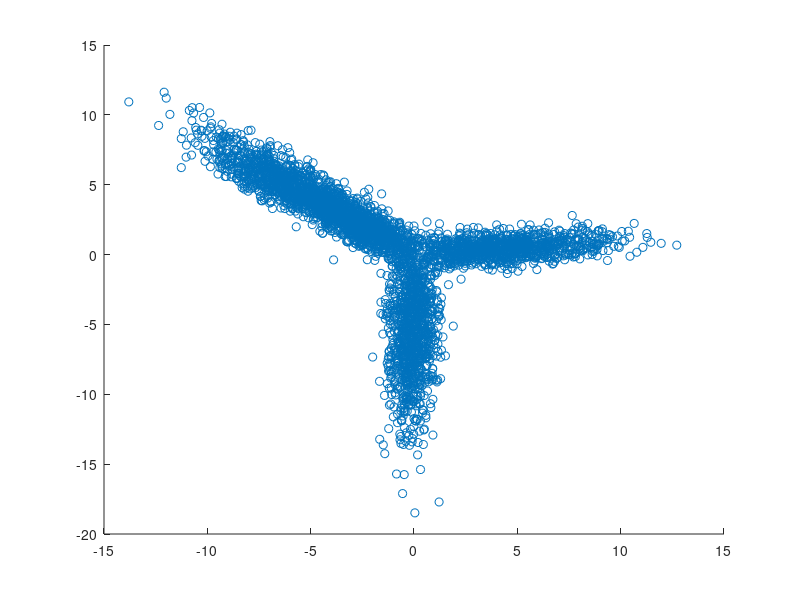

Write MATLAB code to recreate this figure. (Note: this script raises an error after producing the figure.)
clear all;
takemovie=1;
('V:\Mouse\KDM-SYN-100824B\aligned stacks')

%make evenly spaced points on the color circle
hue=0:.002:1;

%calculate the difference in hue between all the points
%setup matrices with values of hue1 and hue2
[h1,h2]=meshgrid(hue,hue);
%calculate the absolute difference
dhue=abs(h1-h2);
%for hues more than .5 apart, take the complement distance which is smaller
badones=find(dhue>.5);
dhue(badones)=1-dhue(badones);



%we want constant saturation and value for our HSV values
saturation=ones(size(hue));
value=ones(size(hue));

%construct an hsv colormap
hsv=[hue;saturation;value]';

%plot out our color wheel
figure(1);
clf;
%calculate the x and y positions
x=cos(hue*2*pi);
y=sin(hue*2*pi);
%scatter plot the results using our hsv values to color them
scatter(x,y,10,hsv2rgb(hsv));

r=.3+5*abs(randn(1000,1)).^.7;
theta=.1;
phi=0;
x=r*cos(theta);
y=r*sin(theta);
z=r*sin(phi);
data=[x y z];

r=.2+7*abs(randn(1000,1)).^.7;
theta=2.4;
phi=0;
x=r*cos(theta);
y=r*sin(theta);
z=r*sin(phi);
data=[data;[x y z]];

r=.2+7*abs(randn(1000,1)).^.7;
theta=2.5;
phi=0.7;
x=r*cos(theta);
y=r*sin(theta);
z=r*sin(phi);
data=[data;[x y z]];

r=.2+7*abs(randn(1000,1)).^.7;
theta=4.7;
phi=.3;
x=r*cos(theta);
y=r*sin(theta);
z=r*sin(phi);
data=[data;[x y z]];


data=data+.6*randn(size(data));

%N is the number of synapses
N=size(data,1);
%M is the number of features
M=size(data,2);

figure(1);
clf;
scatter(data(:,1),data(:,2));

%%
%K is the number of points in our kohonen network
K=length(hue);

%calculate the min, max, range, standard deviation and mean
%of every feature
maxvals=max(data,1);
minvals=min(data,1);
range=maxvals-minvals;
stds=std(data,[],1);
means=mean(data,1);

%normalize the data, by subtracting the mean and dividing by the standard
%deviation of every feature
data=(data-repmat(means,N,1))./repmat(stds,N,1);

%start out with random positions for each member of the kohonen network
%in this normalized space.  Each row is a member of our network along the
%color wheel, each column is the value in the dimension of the feature space.
positions=randn(K,M);
positions(:,1)=2.5*cos(hue*2*pi);
positions(:,2)=2.5*sin(hue*2*pi);
positions(:,3)=2.5*zeros(1,length(positions));

%%
if (takemovie==1)
    aviobj=avifile('kohonen_small4.avi');
    aviobj.Quality=90;
    aviFile.Compression='MSVC';
    aviFile.KeyFramePerSec=15;
end
fn=0;

figure(1);
clf;
plot3(data(:,1), data(:,2), data(:,3));
pos=get(gca,'CameraPosition');
[az el] = view;
set(gca,'CameraViewAngleMode','manual');
set(gca,'CameraPosition',pos/5);
cameraangle=get(gca,'CameraViewAngle');






figure(1);
clf;
hold on;
h=plot3(data(:,1), data(:,2), data(:,3),'o');
ylim([-4 4]);
xlim([-4 4]);
zlim([-2 5]);
set(h,'MarkerSize',2);
%set(gca,'CameraPosition',pos/5);
set(gca,'CameraViewAngle',cameraangle);
set(h,'MarkerEdgeColor',[.5 .5 .5]);
for t=1:180
    view([az+2*fn el])
    fn=fn+1;
    
    drawnow
    pause(.1);
   
    if (takemovie==1)
        F=getframe(gcf);
        aviobj = addframe(aviobj,F);
    end
    
    
end


figure(1);
clf;
hold on;
h=plot3(data(:,1), data(:,2), data(:,3),'o');
ylim([-4 4]);
xlim([-4 4]);
zlim([-2 5]);
set(h,'MarkerSize',2);
%set(gca,'CameraPosition',pos/5);
set(gca,'CameraViewAngle',cameraangle);
set(h,'MarkerEdgeColor',[.5 .5 .5]);



plot3(positions(:,1),positions(:,2),positions(:,3),'k');
scatter3(positions(:,1),positions(:,2),positions(:,3),5*ones(size(hue')),hsv2rgb(hsv))
for t=1:180
    view([az+2*fn el])
    fn=fn+1;
    drawnow
    pause(.1);
   
    
    if (takemovie==1)
        F=getframe(gcf);
        aviobj = addframe(aviobj,F);
    end
end
%loop through time
T=5000;
counts=zeros(1,K);
t=0;
while (fn<4*180)
    t=t+1
    %have a factor which gets smaller and smaller over time
    eta=.3*exp(-t/(T/5))+1*exp(-t/(100));;
    
    %define the coefficents which will modulate the pull of all the other hues
    %when you pull on one.
    sig_hue=.0001+.2*exp(-t/(500));
    move_coeff=exp(-dhue.^2/(2*sig_hue.^2));
    
    %pull out a random index from all the synanpses
    randguy=ceil(N*rand(1));
    
    %calculate the differential vector from our random guy
    %to each of the members of the kohonen network
    deltv_inspace=repmat(data(randguy,:),K,1)-positions;
    
    %calculate the absolute euclidean distance
    distances_inspace=sqrt(sum(deltv_inspace.^2,2));
    
    %find out the minimum distance amongst the members of the kohonen
    %network and which member is the minimum
    [mindist,minguy]=min(distances_inspace);
    
    %calculate the delta vector that we want to move each of the members
    %of the kohonen network.  It should be in the direction of the
    %difference between each member and the random point
    %but modulated in strength by eta, and the movement coefficents
    %which will drag the guy closest and the guys near the closest guy
    %(near in terms of the color hue space) farther than those "far" away
    %(again.. far in terms of the color hue space).
    positions=positions+eta*repmat(move_coeff(:,minguy),1,M).*deltv_inspace;
    
    counts(minguy)=counts(minguy)+1;
    %plot out the positions every 100th time step
    if (((mod(t,10)==1)&&(t<500))||(t<80)||((mod(t,100)==1)))
     
        figure(1);
        clf;
        hold on;
        h=plot3(data(:,1), data(:,2), data(:,3),'o');
        ylim([-4 4]);
        xlim([-4 4]);
        zlim([-2 5]);
        set(h,'MarkerSize',2);
        %set(gca,'CameraPosition',pos/5);
        set(gca,'CameraViewAngle',cameraangle);
        set(h,'MarkerEdgeColor',[.5 .5 .5]);
        
        view([az+2*fn el])
        fn=fn+1;
        plot3(positions(:,1),positions(:,2),positions(:,3),'k');
        scatter3(positions(:,1),positions(:,2),positions(:,3),5*ones(size(hue')),hsv2rgb(hsv))
        
        drawnow
        pause(.1);
        t
        if (takemovie==1)
            F=getframe(gcf);
            aviobj = addframe(aviobj,F);
        end
        if (t<80)
            view([az+2*fn el])
            fn=fn+1;
            drawnow;
            if (takemovie==1)
                F=getframe(gcf);
                aviobj = addframe(aviobj,F);
            end
            view([az+2*fn el])
            fn=fn+1;
            drawnow;
            if (takemovie==1)
                F=getframe(gcf);
                aviobj = addframe(aviobj,F);
        
            end
        end
    end
end
pause(1)




%%


% after we have the positions of the synapse we want to go through the
% entire list of synapses, find the kohonen network guy closest
% and then give him the hue value of that closest guy

data_hue=zeros(N,1);
for i=1:N
    
    if mod(i,10000)==1
        
        disp(i*1.0/N);
        
        disp(i);
    end
    
    delt=repmat(data(i,:),K,1)-positions;
    dist=sum(delt.^2,2);
    [mindist,minguy]=min(dist);
    data_hue(i)=hue(minguy);
    
    
    
end
%
%
% %%
%we want constant saturation and value for our HSV values
data_hsv=[data_hue ones(size(data_hue)) ones(size(data_hue))];

%convert this to RGB values from 0 to 255
data_rgb=floor(256*hsv2rgb(data_hsv));


figure(1);
clf;
hold on;
h=scatter3(data(:,1),data(:,2),data(:,3),5*ones(1,size(data,1)),data_rgb/256.0);
ylim([-4 4]);
xlim([-4 4]);
zlim([-2 5]);
%set(h,'MarkerSize',2);
set(gca,'CameraPosition',pos/5);
set(gca,'CameraViewAngle',cameraangle);

plot3(positions(:,1),positions(:,2),positions(:,3),'k');
scatter3(positions(:,1),positions(:,2),positions(:,3),5*ones(size(hue')),hsv2rgb(hsv))

for t=1:180
    view([az+2*fn el])
    fn=fn+1;
    drawnow;
    if (takemovie==1)
    F=getframe(gcf);
    aviobj = addframe(aviobj,F);
    end
end
if (takemovie==1)
    aviobj=close(aviobj);
end
% %save this as a txt file
% fid=fopen('synapsinR_7thA.tif.Pivots.kohonen_rgb4.txt','w');
% fprintf(fid,'%d,%d,%d\n',data_rgb');
% fclose(fid);
%
%
% %%
%
% figure(5);
% clf;
% for i=1:4
%    subplot(2,2,i)
%    imagesc(positions(:,1+i-1:4:end));
%   caxis([-2 5]);
% end
%
%
% %%
% pivots=load('synapsinR_7thA.tif.Pivots.txt');
% data_minguy=round(data_hue*500);
% data_minguy=data_minguy+1;
%
% numbins=100;
% densities=zeros(K,numbins);
%
% for i=1:K
%    goodones=find(data_minguy==i);
%    N=hist(pivots(goodones,2),numbins);
%    densities(i,:)=N;
%
% end
%
%
% figure(8);
% clf;
% imagesc(densities);
%
% figure(9);
% clf;
% scatter(zeros(1,K),-(1:K),10,hsv2rgb(hsv));
% axis tight;
%
% densities_norm=densities./repmat(sum(densities,2),1,numbins);
% figure(10);
% clf;
% imagesc(densities_norm);
%
% figure(11);
% clf;
% hist(data_minguy,500);
% axis tight;
%
%
%
%
%
